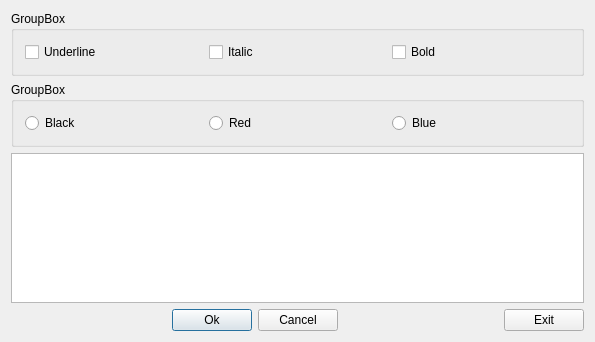
<?xml version="1.0" encoding="UTF-8"?>
<ui version="4.0">
 <class>QWDialog</class>
 <widget class="QDialog" name="QWDialog">
  <property name="geometry">
   <rect>
    <x>0</x>
    <y>0</y>
    <width>595</width>
    <height>342</height>
   </rect>
  </property>
  <property name="windowTitle">
   <string>QWDialog</string>
  </property>
  <layout class="QVBoxLayout" name="verticalLayout">
   <item>
    <widget class="QGroupBox" name="groupBox">
     <property name="title">
      <string>GroupBox</string>
     </property>
     <layout class="QHBoxLayout" name="horizontalLayout_2">
      <item>
       <widget class="QCheckBox" name="checkBoxUnderline">
        <property name="text">
         <string>Underline</string>
        </property>
       </widget>
      </item>
      <item>
       <widget class="QCheckBox" name="checkBoxItalic">
        <property name="text">
         <string>Italic</string>
        </property>
       </widget>
      </item>
      <item>
       <widget class="QCheckBox" name="checkBoxBold">
        <property name="text">
         <string>Bold</string>
        </property>
       </widget>
      </item>
     </layout>
    </widget>
   </item>
   <item>
    <widget class="QGroupBox" name="groupBox_2">
     <property name="title">
      <string>GroupBox</string>
     </property>
     <layout class="QHBoxLayout" name="horizontalLayout_3">
      <item>
       <widget class="QRadioButton" name="radioButtonBlack">
        <property name="text">
         <string>Black</string>
        </property>
       </widget>
      </item>
      <item>
       <widget class="QRadioButton" name="radioButtonRed">
        <property name="text">
         <string>Red</string>
        </property>
       </widget>
      </item>
      <item>
       <widget class="QRadioButton" name="radioButtonBlue">
        <property name="text">
         <string>Blue</string>
        </property>
       </widget>
      </item>
     </layout>
    </widget>
   </item>
   <item>
    <widget class="QPlainTextEdit" name="plainTextEdit"/>
   </item>
   <item>
    <layout class="QHBoxLayout" name="horizontalLayout">
     <item>
      <spacer name="horizontalSpacer">
       <property name="orientation">
        <enum>Qt::Horizontal</enum>
       </property>
       <property name="sizeHint" stdset="0">
        <size>
         <width>40</width>
         <height>20</height>
        </size>
       </property>
      </spacer>
     </item>
     <item>
      <widget class="QPushButton" name="pushButtonOk">
       <property name="text">
        <string>Ok</string>
       </property>
      </widget>
     </item>
     <item>
      <widget class="QPushButton" name="pushButtonCancel">
       <property name="text">
        <string>Cancel</string>
       </property>
      </widget>
     </item>
     <item>
      <spacer name="horizontalSpacer_2">
       <property name="orientation">
        <enum>Qt::Horizontal</enum>
       </property>
       <property name="sizeHint" stdset="0">
        <size>
         <width>40</width>
         <height>20</height>
        </size>
       </property>
      </spacer>
     </item>
     <item>
      <widget class="QPushButton" name="pushButtonExit">
       <property name="text">
        <string>Exit</string>
       </property>
      </widget>
     </item>
    </layout>
   </item>
  </layout>
 </widget>
 <layoutdefault spacing="6" margin="11"/>
 <resources/>
 <connections>
  <connection>
   <sender>pushButtonOk</sender>
   <signal>clicked()</signal>
   <receiver>QWDialog</receiver>
   <slot>accept()</slot>
   <hints>
    <hint type="sourcelabel">
     <x>193</x>
     <y>320</y>
    </hint>
    <hint type="destinationlabel">
     <x>142</x>
     <y>321</y>
    </hint>
   </hints>
  </connection>
  <connection>
   <sender>pushButtonCancel</sender>
   <signal>clicked()</signal>
   <receiver>QWDialog</receiver>
   <slot>reject()</slot>
   <hints>
    <hint type="sourcelabel">
     <x>300</x>
     <y>316</y>
    </hint>
    <hint type="destinationlabel">
     <x>360</x>
     <y>318</y>
    </hint>
   </hints>
  </connection>
  <connection>
   <sender>pushButtonExit</sender>
   <signal>clicked()</signal>
   <receiver>QWDialog</receiver>
   <slot>close()</slot>
   <hints>
    <hint type="sourcelabel">
     <x>535</x>
     <y>321</y>
    </hint>
    <hint type="destinationlabel">
     <x>486</x>
     <y>317</y>
    </hint>
   </hints>
  </connection>
 </connections>
</ui>
